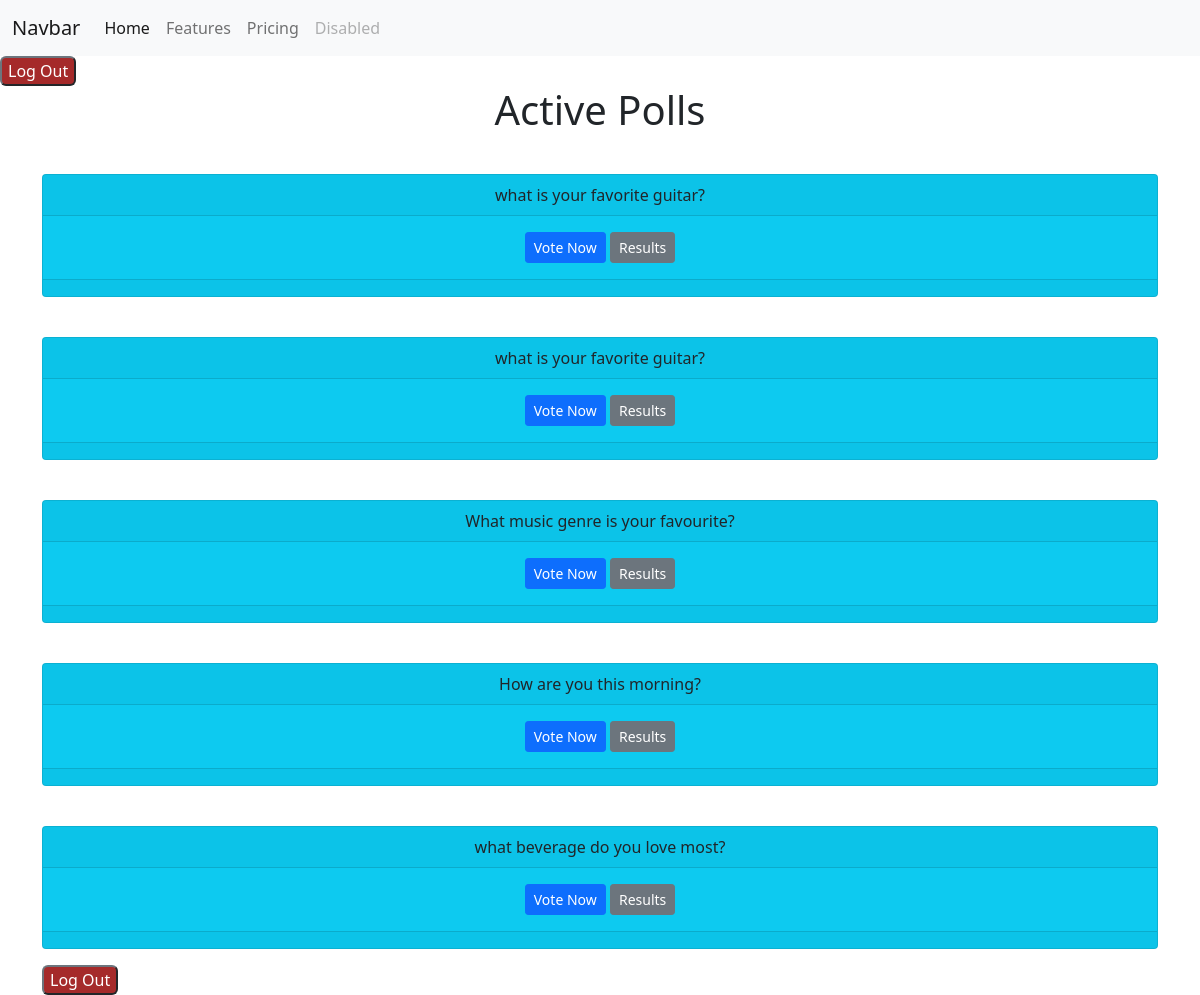
Before: /polls/ (signed in) with the older database file.
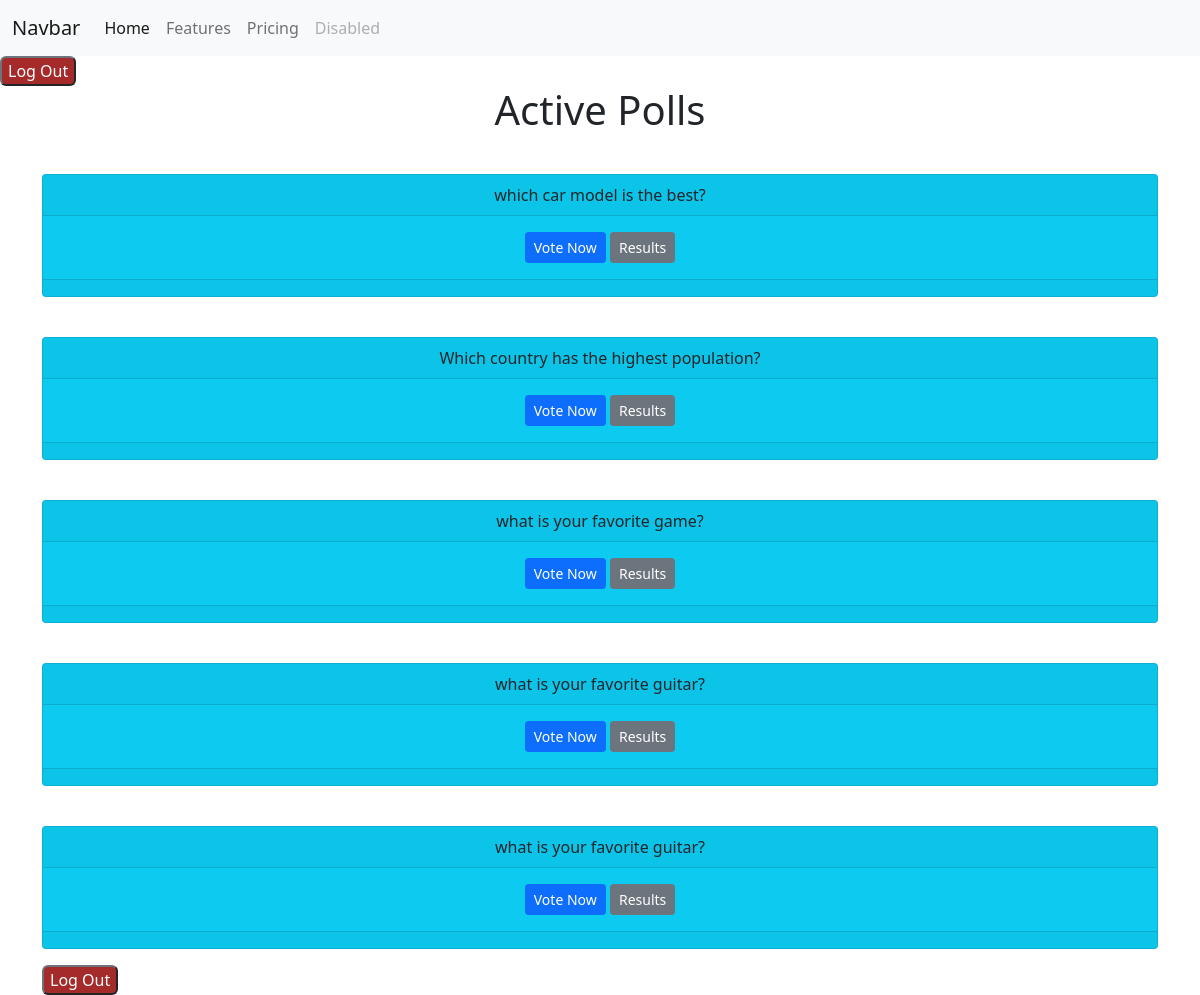
After: the same page with the newer database file.
### polls/models.py (models this page shows, shortened)
class Question(models.Model):
    question_text = models.CharField(max_length=255, null=True, blank=True)
    poll = models.ForeignKey('Poll', on_delete=models.SET_NULL, null=True, blank=True)
    pub_date = models.DateTimeField("date published",default=timezone.now)
    posted_by = models.ForeignKey(User, on_delete=models.SET_NULL, null=True, blank=True)
    timestamp = models.DateTimeField(default=timezone.now)

### polls/views.py (the view)
# urls.py: path("", views.IndexView.as_view(), name="index"),
class IndexView(generic.ListView):
    login_url = "users:login"
    redirect_field_name = "redirect_to"
    template_name = "polls/index.html"
    context_object_name = "latest_question_list"
    queryset = Question.objects.filter(pub_date__lte=timezone.now()).order_by("-pub_date")[:5]
    def dispatch(self, request, *args, **kwargs):
        if not request.user.is_authenticated:
            return redirect(f"{settings.LOGIN_URL}?next={request.path}")
        return super().dispatch(request, *args, **kwargs)
    def get_context_data(self, **kwargs):
        context = super().get_context_data(**kwargs)
        context["polls"] =Poll.objects.all()
        context['pub_date'] = Poll.objects.filter(pub_date__lte=timezone.now())
        return context

### polls/models.py (called while the page is built)
    def __str__(self):
        return self.name if self.name else 'Null'

### polls/templates/polls/index.html (shortened to what this page needs)
{% extends 'base.html' %}
{% block content %}
<h1 class="text-center mb-3">Active Polls</h1>
{% if latest_question_list %}
{% for question in latest_question_list %}
<div class="row g-4 text-center">
    <div class="col">
        <div class="card text-dark bg-info mb-3 mt-4">
            <div class="card-header">{{ question.question_text }}</div>
            <div class="card-body">
                <a href="{% url 'polls:detail' question.id %}" class="btn btn-primary btn-sm">Vote Now</a>
                <a href="{% url 'polls:results' question.id %}" class="btn btn-secondary btn-sm">Results</a>
            </div>
            <div class="card-footer">
            </div>
        </div>
    </div>
</div>
{% endfor %}
{% else %}
<p>No polls available</p>
{% endif %}
<form action="{% url 'users:logout' %}" method="post">
    <button type="submit" class="btn-secondary" button style="background-color: brown; border-radius: 6px;">Log
        Out</button>
</form>
{% endblock %}

Changed rows visible on the page:
no longer on this page (row unchanged): Question: question_text "What music genre is your favourite?"
no longer on this page (row unchanged): Question: question_text "How are you this morning?"
no longer on this page (row unchanged): Question: question_text "what beverage do you love most?"
added Question: question_text "which car model is the best?"
added Question: question_text "Which country has the highest population?"
added Question: question_text "what is your favorite game?"
